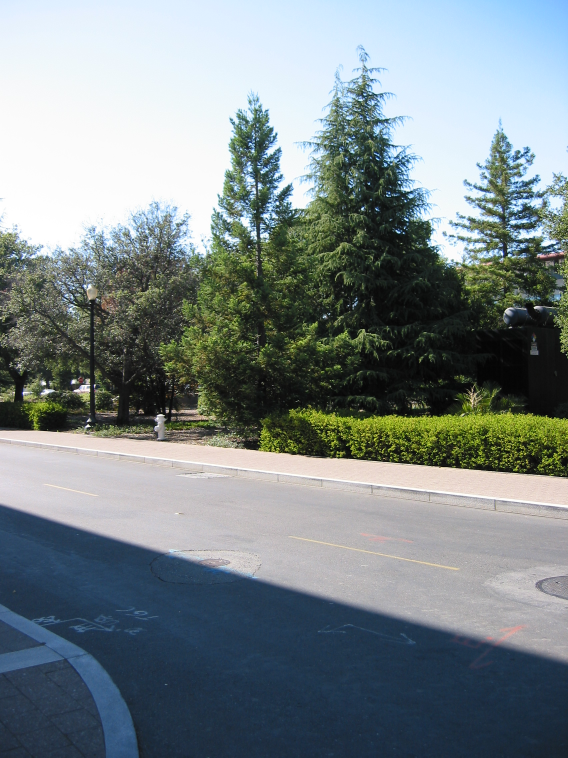
%> input picture papper.jpg, 1704 x 2272 px (shown at 1/3 size)
$ octave --eval "result = calculateFilterBanks_old(imread('../papper.jpg'));"   (GNU Octave 9; MATLAB toolbox functions it lacks are replaced by stand-ins)
%> lines starting %> are read from the running program, lines starting %| are printed output that depends on the picture
### features/gaussMask.m
% *  This code was used in the following articles:
% *  [1] Learning 3-D Scene Structure from a Single Still Image,
% *      Ashutosh Saxena, Min Sun, Andrew Y. Ng,
% *      In ICCV workshop on 3D Representation for Recognition (3dRR-07), 2007.
% *      (best paper)
% *  [2] 3-D Reconstruction from Sparse Views using Monocular Vision,
% *      Ashutosh Saxena, Min Sun, Andrew Y. Ng,
% *      In ICCV workshop on Virtual Representations and Modeling
% *      of Large-scale environments (VRML), 2007.
% *  [3] 3-D Depth Reconstruction from a Single Still Image,
% *      Ashutosh Saxena, Sung H. Chung, Andrew Y. Ng.
% *      International Journal of Computer Vision (IJCV), Aug 2007.
% *  [6] Learning Depth from Single Monocular Images,
% *      Ashutosh Saxena, Sung H. Chung, Andrew Y. Ng.
% *      In Neural Information Processing Systems (NIPS) 18, 2005.
% *
% *  These articles are available at:
% *  http://make3d.stanford.edu/publications
% *
% *  We request that you cite the papers [1], [3] and [6] in any of
% *  your reports that uses this code.
% *  Further, if you use the code in image3dstiching/ (multiple image version),
% *  then please cite [2].
% *
% *  If you use the code in third_party/, then PLEASE CITE and follow the
% *  LICENSE OF THE CORRESPONDING THIRD PARTY CODE.
% *
% *  Finally, this code is for non-commercial use only.  For further
% *  information and to obtain a copy of the license, see
% *
% *  http://make3d.stanford.edu/publications/code
% *
% *  Also, the software distributed under the License is distributed on an
% * "AS IS" BASIS, WITHOUT WARRANTIES OR CONDITIONS OF ANY KIND, either
% *  express or implied.   See the License for the specific language governing
% *  permissions and limitations under the License.
% *
% */
function gmask = gaussMask(w, sigma)

ww = 2*w + 1;

[x,y] = meshgrid(-w:w, -w:w);

gmask = 1/(2*pi) * exp( -(x.^2 + y.^2)/2/sigma^2);
gmask = gmask / sum(sum(gmask));

### features/calculateFilterBanks_old.m
% *  This code was used in the following articles:
% *  [1] Learning 3-D Scene Structure from a Single Still Image,
% *      Ashutosh Saxena, Min Sun, Andrew Y. Ng,
% *      In ICCV workshop on 3D Representation for Recognition (3dRR-07), 2007.
% *      (best paper)
% *  [2] 3-D Reconstruction from Sparse Views using Monocular Vision,
% *      Ashutosh Saxena, Min Sun, Andrew Y. Ng,
% *      In ICCV workshop on Virtual Representations and Modeling
% *      of Large-scale environments (VRML), 2007.
% *  [3] 3-D Depth Reconstruction from a Single Still Image,
% *      Ashutosh Saxena, Sung H. Chung, Andrew Y. Ng.
% *      International Journal of Computer Vision (IJCV), Aug 2007.
% *  [6] Learning Depth from Single Monocular Images,
% *      Ashutosh Saxena, Sung H. Chung, Andrew Y. Ng.
% *      In Neural Information Processing Systems (NIPS) 18, 2005.
% *
% *  These articles are available at:
% *  http://make3d.stanford.edu/publications
% *
% *  We request that you cite the papers [1], [3] and [6] in any of
% *  your reports that uses this code.
% *  Further, if you use the code in image3dstiching/ (multiple image version),
% *  then please cite [2].
% *
% *  If you use the code in third_party/, then PLEASE CITE and follow the
% *  LICENSE OF THE CORRESPONDING THIRD PARTY CODE.
% *
% *  Finally, this code is for non-commercial use only.  For further
% *  information and to obtain a copy of the license, see
% *
% *  http://make3d.stanford.edu/publications/code
% *
% *  Also, the software distributed under the License is distributed on an
% * "AS IS" BASIS, WITHOUT WARRANTIES OR CONDITIONS OF ANY KIND, either
% *  express or implied.   See the License for the specific language governing
% *  permissions and limitations under the License.
% *
% */
function [H] = calculateFilterBanks_old(img) %, type, numberOfStatistics)

%if nargin < 3
%    numberOfStatistics = 1;
%end

persistent L3 E3 S3 gMask		% the Laws' masks
persistent NB1 NB2 NB3 NB4 NB5 NB6

nLaw = 17;

% [24 lines of commented-out code are left out]
if length(L3) <= 0
    MatrixConditioner = .2;
    L3 = [1 2 1]/128/MatrixConditioner;
    E3 = [-1 0 1];
    S3 = [-1 2 -1];
    %L5 = [1 2 3 2 1];       %can be improved
    %L7 = [1 2 3 4 3 2 1];   % can be improved
    gMask = gaussMask(4,1.4);

    %Navatia Babu filters oriented at six angles (0,30,60,90,120,150)
    NB1 = [ -100, -100, 0, 100, 100; ...
            -100, -100, 0, 100, 100; ...
            -100, -100, 0, 100, 100; ...
            -100, -100, 0, 100, 100; ...
            -100, -100, 0, 100, 100];
    NB2 = [ -100, 32, 100, 100, 100; ...
            -100,-78, 92,  100, 100; ...
            -100,-100, 0,  100, 100; ...
            -100,-100,-92, 78,  100; ...
            -100,-100,-100,-32, 100];

    NB1 = NB1/2000;
    NB2 = NB2/2000;

    NB3 = -NB2';
    NB4 = -NB1';
    NB5 = -NB3(end:-1:1,:);
    NB6 = NB5';
end

ycbcr_img = double(rgb2ycbcr(img)); %This computer has no image processing functions!!
%> ycbcr_img: size 2272x1704x3 double; mean of channels 1, 2, 3 128.7, 130.6, 123

%ycbcr_img(:,:,1) = ycbcr_img(:,:,1) - mean( mean( ycbcr_img(:,:,1) ));
%ycbcr_img(:,:,2) = ycbcr_img(:,:,2) - mean( mean( ycbcr_img(:,:,2) ));
%ycbcr_img(:,:,3) = ycbcr_img(:,:,3) - mean( mean( ycbcr_img(:,:,3) ));

imgY = ycbcr_img(:,:,1);% - mean( mean( ycbcr_img(:,:,1) ));
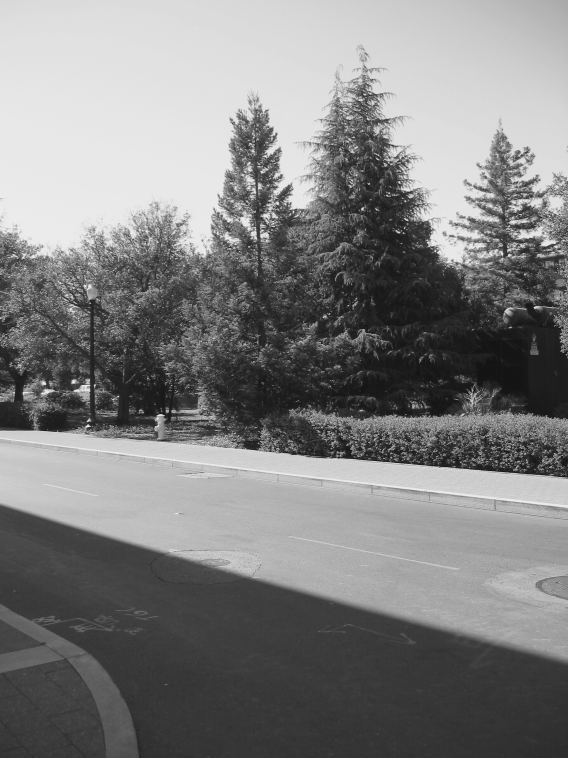
%> imgY: size 2272x1704 double (shown at 1/3 size); min 16, max 235, mean 128.7
%imgEdge = edge(imgY, 'sobel');

clear img;
H = zeros( size(imgY,1), size(imgY,2), nLaw);
% [4 lines of commented-out code are left out]

temp = conv2(imgY, L3'*L3, 'valid');
temp = [ temp(1*ones(1,round((size(L3,2)-1)/2)),:); temp;...
             temp(end*ones(1,(size(L3,2)-1-round((size(L3,2)-1)/2))),:)];
%> temp: size 2272x1702 double
H(:,:,1) = [temp(:,1*ones(1,round((size(L3,2)-1)/2))) temp...
            temp(:,end*ones(1,(size(E3,2)-1-round((size(E3,2)-1)/2))))];

temp = conv2(imgY, L3'*E3, 'valid');
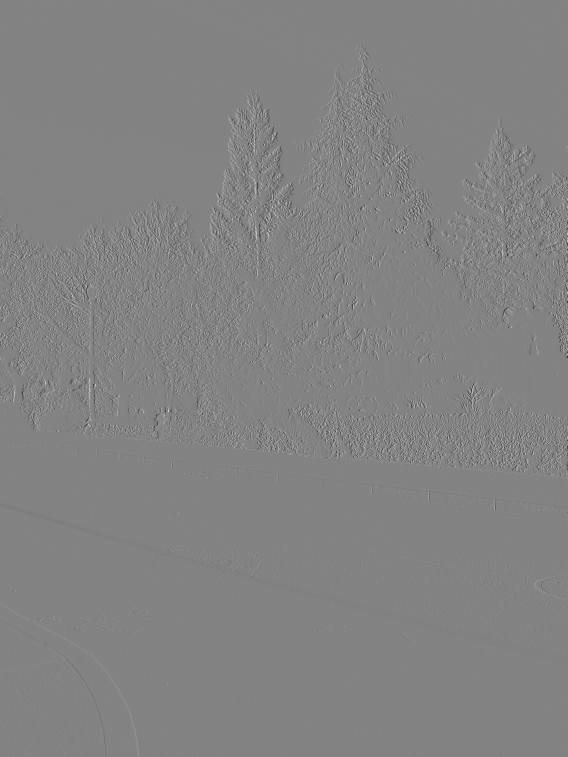
%> temp: size 2270x1702 double (shown at 1/3 size); min -28.75, max 27.11, mean 0; drawn with min black and max white
temp = [ temp(1*ones(1,round((size(L3,2)-1)/2)),:); temp;...
             temp(end*ones(1,(size(L3,2)-1-round((size(L3,2)-1)/2))),:)];
%> temp: size 2272x1702 double
H(:,:,2) = [temp(:,1*ones(1,round((size(E3,2)-1)/2))) temp...
            temp(:,end*ones(1,(size(E3,2)-1-round((size(E3,2)-1)/2))))];

temp = conv2(imgY, L3'*S3, 'valid');
%> temp: size 2270x1702 double
temp = [ temp(1*ones(1,round((size(L3,2)-1)/2)),:); temp;...
             temp(end*ones(1,(size(L3,2)-1-round((size(L3,2)-1)/2))),:)];
%> temp: size 2272x1702 double
H(:,:,3) = [temp(:,1*ones(1,round((size(S3,2)-1)/2))) temp...
            temp(:,end*ones(1,(size(S3,2)-1-round((size(S3,2)-1)/2))))];

temp = conv2(imgY, E3'*L3, 'valid');
%> temp: size 2270x1702 double
temp = [ temp(1*ones(1,round((size(E3,2)-1)/2)),:); temp;...
             temp(end*ones(1,(size(E3,2)-1-round((size(E3,2)-1)/2))),:)];
%> temp: size 2272x1702 double
H(:,:,4) = [temp(:,1*ones(1,round((size(L3,2)-1)/2))) temp...
            temp(:,end*ones(1,(size(L3,2)-1-round((size(L3,2)-1)/2))))];

temp = conv2(imgY, E3'*E3, 'valid');
%> temp: size 2270x1702 double
temp = [ temp(1*ones(1,round((size(E3,2)-1)/2)),:); temp;...
             temp(end*ones(1,(size(E3,2)-1-round((size(E3,2)-1)/2))),:)];
%> temp: size 2272x1702 double
H(:,:,5) = [temp(:,1*ones(1,round((size(E3,2)-1)/2))) temp...
            temp(:,end*ones(1,(size(E3,2)-1-round((size(E3,2)-1)/2))))];

temp = conv2(imgY, E3'*S3, 'valid');
%> temp: size 2270x1702 double
temp = [ temp(1*ones(1,round((size(E3,2)-1)/2)),:); temp;...
             temp(end*ones(1,(size(E3,2)-1-round((size(E3,2)-1)/2))),:)];
%> temp: size 2272x1702 double
H(:,:,6) = [temp(:,1*ones(1,round((size(S3,2)-1)/2))) temp...
            temp(:,end*ones(1,(size(S3,2)-1-round((size(S3,2)-1)/2))))];

temp = conv2(imgY, S3'*L3, 'valid');
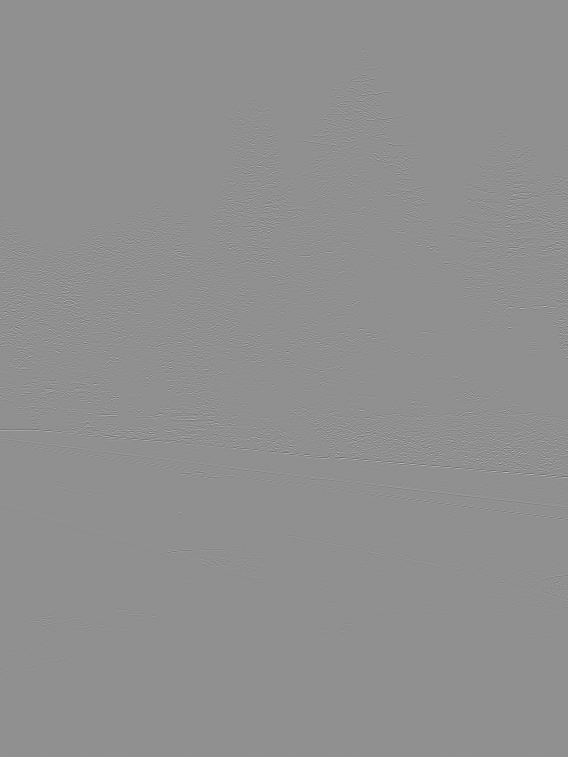
%> temp: size 2270x1702 double (shown at 1/3 size); min -33.87, max 25.98, mean 0; drawn with min black and max white
temp = [ temp(1*ones(1,round((size(S3,2)-1)/2)),:); temp;...
             temp(end*ones(1,(size(S3,2)-1-round((size(S3,2)-1)/2))),:)];
%> temp: size 2272x1702 double
H(:,:,7) = [temp(:,1*ones(1,round((size(L3,2)-1)/2))) temp...
            temp(:,end*ones(1,(size(L3,2)-1-round((size(L3,2)-1)/2))))];

temp = conv2(imgY, S3'*E3, 'valid');
%> temp: size 2270x1702 double
temp = [ temp(1*ones(1,round((size(S3,2)-1)/2)),:); temp;...
             temp(end*ones(1,(size(S3,2)-1-round((size(S3,2)-1)/2))),:)];
%> temp: size 2272x1702 double
H(:,:,8) = [temp(:,1*ones(1,round((size(E3,2)-1)/2))) temp...
            temp(:,end*ones(1,(size(E3,2)-1-round((size(E3,2)-1)/2))))];

temp = conv2(imgY, S3'*S3, 'valid');
%> temp: size 2270x1702 double
temp = [ temp(1*ones(1,round((size(S3,2)-1)/2)),:); temp;...
             temp(end*ones(1,(size(S3,2)-1-round((size(S3,2)-1)/2))),:)];
%> temp: size 2272x1702 double
H(:,:,9) = [temp(:,1*ones(1,round((size(S3,2)-1)/2))) temp...
            temp(:,end*ones(1,(size(S3,2)-1-round((size(S3,2)-1)/2))))];

temp = conv2( (ycbcr_img(:,:,2)), L3'*L3, 'valid');
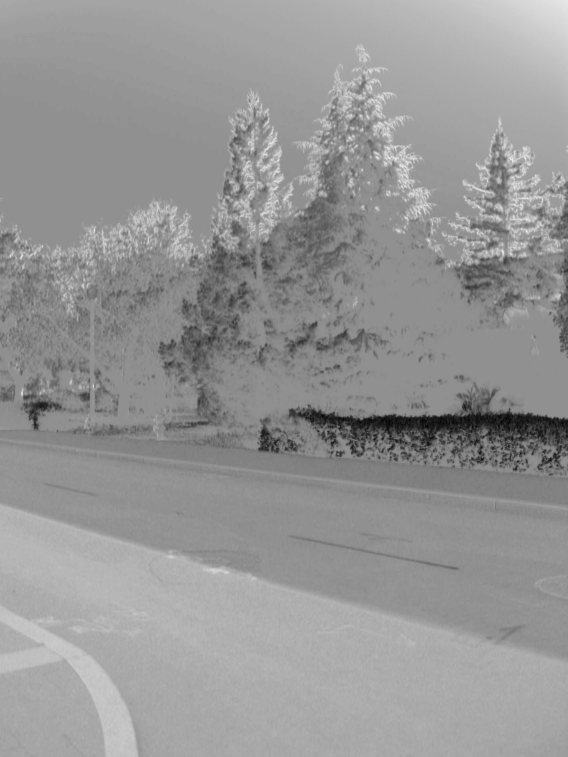
%> temp: size 2270x1702 double (shown at 1/3 size); min 1.57, max 4.32, mean 3.19; drawn with min black and max white
temp = [ temp(1*ones(1,round((size(L3,2)-1)/2)),:); temp;...
             temp(end*ones(1,(size(L3,2)-1-round((size(L3,2)-1)/2))),:)];
%> temp: size 2272x1702 double
H(:,:,10) = [temp(:,1*ones(1,round((size(L3,2)-1)/2))) temp...
            temp(:,end*ones(1,(size(L3,2)-1-round((size(L3,2)-1)/2))))];

temp = conv2( (ycbcr_img(:,:,3)), L3'*L3, 'valid');
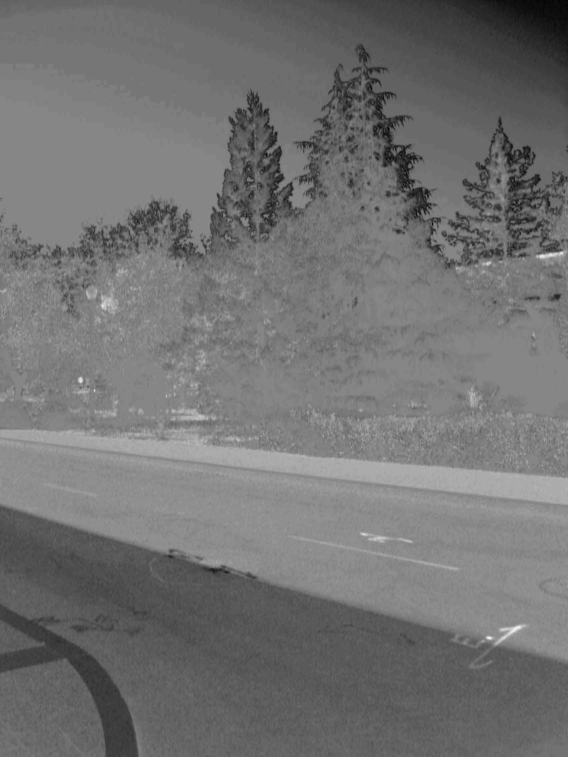
%> temp: size 2270x1702 double (shown at 1/3 size); min 2.32, max 3.84, mean 3; drawn with min black and max white
temp = [ temp(1*ones(1,round((size(L3,2)-1)/2)),:); temp;...
             temp(end*ones(1,(size(L3,2)-1-round((size(L3,2)-1)/2))),:)];
%> temp: size 2272x1702 double
H(:,:,11) = [temp(:,1*ones(1,round((size(L3,2)-1)/2))) temp...
            temp(:,end*ones(1,(size(L3,2)-1-round((size(L3,2)-1)/2))))];

% [4 lines of commented-out code are left out]

temp = conv2(imgY, NB1, 'valid');
%> temp: size 2268x1700 double
temp = [ temp(1*ones(1,round((size(NB1,1)-1)/2)),:); temp;...
             temp(end*ones(1,(size(NB1,1)-1-round((size(NB1,1)-1)/2))),:)];
%> temp: size 2272x1700 double
H(:,:,12) = [temp(:,1*ones(1,round((size(NB1,2)-1)/2))) temp...
            temp(:,end*ones(1,(size(NB1,2)-1-round((size(NB1,2)-1)/2))))];

temp = conv2(imgY, NB2, 'valid');
%> temp: size 2268x1700 double
temp = [ temp(1*ones(1,round((size(NB2,1)-1)/2)),:); temp;...
             temp(end*ones(1,(size(NB2,1)-1-round((size(NB2,1)-1)/2))),:)];
%> temp: size 2272x1700 double
H(:,:,13) = [temp(:,1*ones(1,round((size(NB2,2)-1)/2))) temp...
            temp(:,end*ones(1,(size(NB2,2)-1-round((size(NB2,2)-1)/2))))];

temp = conv2(imgY, NB3, 'valid');
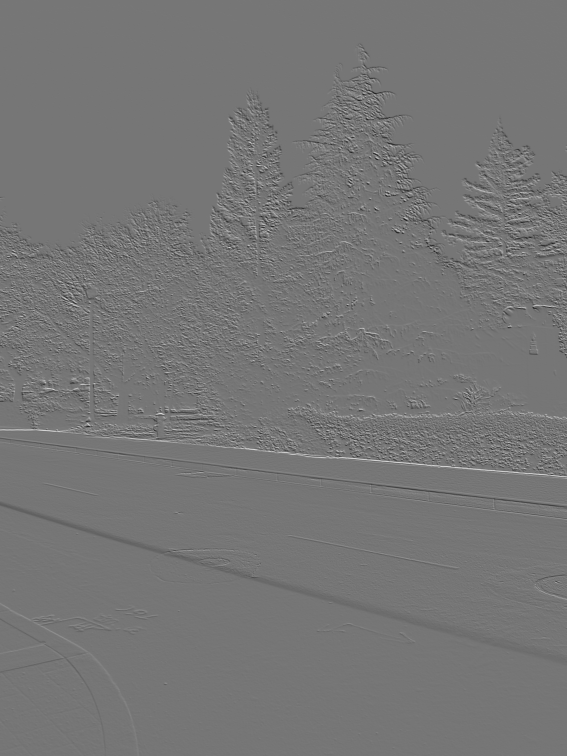
%> temp: size 2268x1700 double (shown at 1/3 size); min -88.86, max 102.3, mean -0.1; drawn with min black and max white
temp = [ temp(1*ones(1,round((size(NB3,1)-1)/2)),:); temp;...
             temp(end*ones(1,(size(NB3,1)-1-round((size(NB3,1)-1)/2))),:)];
%> temp: size 2272x1700 double
H(:,:,14) = [temp(:,1*ones(1,round((size(NB3,2)-1)/2))) temp...
            temp(:,end*ones(1,(size(NB3,2)-1-round((size(NB3,2)-1)/2))))];

temp = conv2(imgY, NB4, 'valid');
%> temp: size 2268x1700 double
temp = [ temp(1*ones(1,round((size(NB4,1)-1)/2)),:); temp;...
             temp(end*ones(1,(size(NB4,1)-1-round((size(NB4,1)-1)/2))),:)];
%> temp: size 2272x1700 double
H(:,:,15) = [temp(:,1*ones(1,round((size(NB4,2)-1)/2))) temp...
            temp(:,end*ones(1,(size(NB4,2)-1-round((size(NB4,2)-1)/2))))];

temp = conv2(imgY, NB5, 'valid');
%> temp: size 2268x1700 double
temp = [ temp(1*ones(1,round((size(NB5,1)-1)/2)),:); temp;...
             temp(end*ones(1,(size(NB5,1)-1-round((size(NB5,1)-1)/2))),:)];
%> temp: size 2272x1700 double
H(:,:,16) = [temp(:,1*ones(1,round((size(NB5,2)-1)/2))) temp...
            temp(:,end*ones(1,(size(NB5,2)-1-round((size(NB5,2)-1)/2))))];

temp = conv2(imgY, NB6, 'valid');
%> temp: size 2268x1700 double
temp = [ temp(1*ones(1,round((size(NB6,1)-1)/2)),:); temp;...
             temp(end*ones(1,(size(NB6,1)-1-round((size(NB6,1)-1)/2))),:)];
%> temp: size 2272x1700 double
H(:,:,17) = [temp(:,1*ones(1,round((size(NB6,2)-1)/2))) temp...
            temp(:,end*ones(1,(size(NB6,2)-1-round((size(NB6,2)-1)/2))))];
H = abs(H);
%H = H.^2;      %Energy
return;


% [11 lines of commented-out code are left out]
